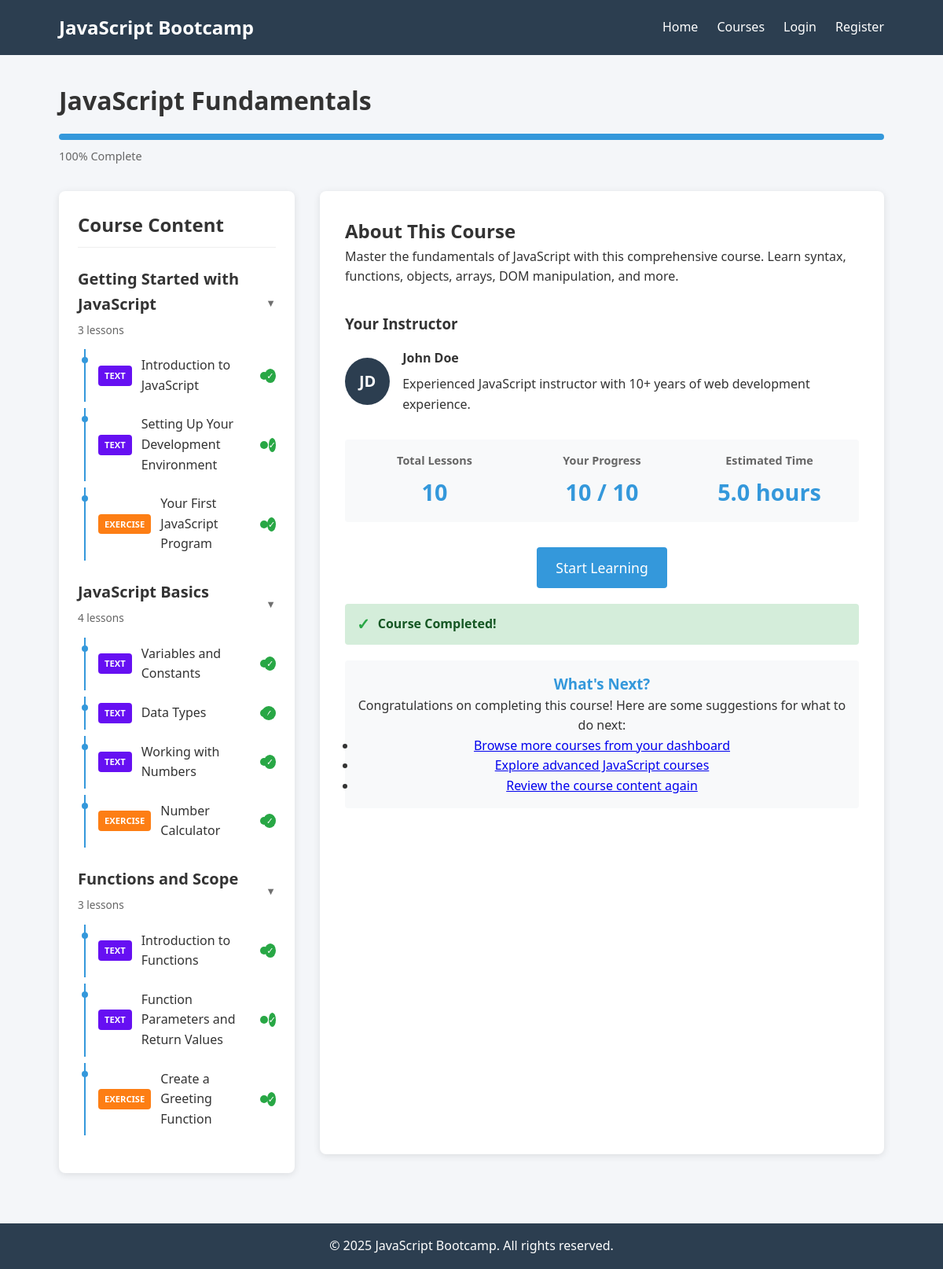
Page /courses/javascript-fundamentals/learn/ (signed in) on the committed database.
### courses/models.py (models this page shows, shortened)
class Course(models.Model):
    title = models.CharField(max_length=200)
    slug = models.SlugField(unique=True)
    description = models.TextField()
    instructor = models.ForeignKey(CustomUser, on_delete=models.CASCADE, related_name='courses')
    thumbnail = models.ImageField(upload_to='course_thumbnails/', blank=True, null=True)
    created_at = models.DateTimeField(auto_now_add=True)
    updated_at = models.DateTimeField(auto_now=True)
    is_published = models.BooleanField(default=False)

class Module(models.Model):
    course = models.ForeignKey(Course, on_delete=models.CASCADE, related_name='modules')
    title = models.CharField(max_length=200)
    description = models.TextField(blank=True)
    order = models.PositiveIntegerField(default=0)
    class Meta:
        ordering = ['order']

### lessons/models.py (models this page shows, shortened)
class Lesson(models.Model):
    LESSON_TYPES = (
        ('video', 'Video'),
        ('text', 'Text'),
        ('exercise', 'Exercise'),
        ('quiz', 'Quiz'),
    )
    module = models.ForeignKey(Module, on_delete=models.CASCADE, related_name='lessons')
    title = models.CharField(max_length=200)
    content = models.TextField()
    lesson_type = models.CharField(max_length=10, choices=LESSON_TYPES, default='text')
    order = models.PositiveIntegerField(default=0)
    class Meta:
        ordering = ['order']

### users/models.py (models this page shows, shortened)
class CustomUser(AbstractUser):
    is_student = models.BooleanField(default=True)
    is_instructor = models.BooleanField(default=False)
    bio = models.TextField(max_length=500, blank=True)
    profile_picture = models.ImageField(upload_to='profile_pics/', blank=True, null=True)

### lessons/views.py (the view)
# urls.py: path('courses/<slug:slug>/learn/', lesson_views.course_content, name='course-content'),
@login_required
def course_content(request, slug):
    course = get_object_or_404(Course, slug=slug, is_published=True)
    is_enrolled = Enrollment.objects.filter(
        student=request.user,
        course=course,
        is_active=True
    ).exists()
    if not is_enrolled and not request.user.is_instructor:
        return redirect('course-detail', slug=slug)
    modules = Module.objects.filter(course=course).prefetch_related('lessons')
    user_progress = UserProgress.objects.filter(
        user=request.user,
        lesson__module__course=course
    ).values_list('lesson_id', flat=True)
    total_lessons = Lesson.objects.filter(module__course=course).count()
    completed_lessons = len(user_progress)
    progress_percentage = 0
    if total_lessons > 0:
        progress_percentage = int((completed_lessons / total_lessons) * 100)
    first_lesson = None
    if modules.exists() and modules.first().lessons.exists():
        first_lesson = modules.first().lessons.first()
    first_incomplete_lesson = None
    if modules.exists():
        for module in modules:
            lessons = module.lessons.all()
            for lesson in lessons:
                if lesson.id not in user_progress:
                    first_incomplete_lesson = lesson
                    break
            if first_incomplete_lesson:
                break
    estimated_hours = total_lessons * 0.5  # Assume each lesson takes 30 minutes
    return render(request, 'lessons/course_content.html', {
        'course': course,
        'modules': modules,
        'user_progress': user_progress,
        'progress_percentage': progress_percentage,
        'first_lesson': first_lesson,  # Add this variable
        'first_incomplete_lesson': first_incomplete_lesson,  # Add this variable
        'total_lessons': total_lessons,
        'completed_lessons': completed_lessons,
        'estimated_hours': estimated_hours
    })

### templates/lessons/course_content.html (shortened to what this page needs)
{% extends 'base.html' %}
{% block extra_css %}
<link rel="stylesheet" href="/static/css/learning.css">
{% endblock %}
{% block content %}
<div class="learning-dashboard">
    <div class="dashboard-header">
        <h1>{{ course.title }}</h1>
        <div class="progress-container">
            <div class="progress-bar">
                <div class="progress" style="width: {{ progress_percentage }}%"></div>
            </div>
            <span class="progress-text">{{ progress_percentage }}% Complete</span>
        </div>
    </div>
    <div class="course-container">
        <div class="modules-sidebar">
            <h2>Course Content</h2>
            {% for module in modules %}
                <div class="module-item">
                    <div class="module-header">
                        <h3>{{ module.title }}</h3>
                        <span class="lesson-count">{{ module.lessons.count }} lessons</span>
                    </div>
                    <ul class="lessons-list">
                        {% for lesson in module.lessons.all %}
                            <li class="lesson-item {% if lesson.id in user_progress %}completed{% endif %}">
                                <a href="{% url 'lesson-detail' lesson.id %}">
                                    <span class="lesson-type {{ lesson.lesson_type }}">{{ lesson.lesson_type|title }}</span>
                                    <span class="lesson-title">{{ lesson.title }}</span>
                                    {% if lesson.id in user_progress %}
                                        <span class="completion-badge">✓</span>
                                    {% endif %}
                                </a>
                                {% if lesson.id in user_progress %}
                                    <div class="lesson-progress-indicator completed" title="Completed!"></div>
                                {% else %}
                                    <div class="lesson-progress-indicator" title="Not completed yet"></div>
                                {% endif %}
                            </li>
                        {% empty %}
                            <li class="no-lessons">No lessons available yet</li>
                        {% endfor %}
                    </ul>
                </div>
            {% empty %}
                <div class="empty-state">
                    <p>No modules available yet for this course.</p>
                </div>
            {% endfor %}
        </div>
        <div class="course-details card">
            <div class="course-info">
                <h2>About This Course</h2>
                <div class="course-description">
                    <p>{{ course.description }}</p>
                </div>
                <div class="instructor-info">
                    <h3>Your Instructor</h3>
                    <div class="instructor-profile">
                        {% if course.instructor.profile_picture %}
                            <img src="{{ course.instructor.profile_picture.url }}" alt="{{ course.instructor.get_full_name }}" class="instructor-avatar">
                        {% else %}
                            <div class="instructor-avatar-placeholder">{{ course.instructor.first_name|first }}{{ course.instructor.last_name|first }}</div>
                        {% endif %}
                        <div class="instructor-details">
                            <h4>{{ course.instructor.get_full_name|default:course.instructor.username }}</h4>
                            <p>{{ course.instructor.bio|truncatewords:30 }}</p>
                        </div>
                    </div>
                </div>
                <div class="course-stats">
                    <div class="stat-item">
                        <h4>Total Lessons</h4>
                        <span class="stat-value">{{ total_lessons }}</span>
                    </div>
                    <div class="stat-item">
                        <h4>Your Progress</h4>
                        <span class="stat-value">{{ completed_lessons }} / {{ total_lessons }}</span>
                    </div>
                    <div class="stat-item">
                        <h4>Estimated Time</h4>
                        <span class="stat-value">{{ estimated_hours|default:"5" }} hours</span>
                    </div>
                </div>
            </div>
            <div class="course-cta">
                {% if modules.0.lessons.all.0 %}
                    {% if first_incomplete_lesson %}
                        <a href="{% url 'lesson-detail' first_incomplete_lesson.id %}" class="btn btn-primary">Continue Learning</a>
                    {% else %}
                        <a href="{% url 'lesson-detail' modules.0.lessons.all.0.id %}" class="btn">Start Learning</a>
                    {% endif %}
                {% else %}
                    <p>No lessons available yet. Check back soon!</p>
                {% endif %}
                {% if progress_percentage == 100 %}
                    <div class="course-completed-badge">
                        <span class="checkmark">✓</span> Course Completed!
                    </div>
                    <div class="next-steps">
                        <h3>What's Next?</h3>
                        <p>Congratulations on completing this course! Here are some suggestions for what to do next:</p>
                        <ul>
                            <li><a href="{% url 'dashboard' %}">Browse more courses from your dashboard</a></li>
                            <li><a href="{% url 'course-list' %}">Explore advanced JavaScript courses</a></li>
                            <li><a href="{% url 'lesson-detail' first_lesson.id %}">Review the course content again</a></li>
                        </ul>
                    </div>
                {% endif %}
            </div>
        </div>
    </div>
</div>
{% endblock %}

### static/css/styles.css (style rules this page uses)
:root { --primary-color: #3498db; --secondary-color: #2c3e50; --accent-color: #e74c3c; --light-bg: #f4f6f9; --dark-text: #333; --light-text: #fff; }
* { margin: 0; padding: 0; box-sizing: border-box; }
body { font-family: 'Segoe UI', Tahoma, Geneva, Verdana, sans-serif; line-height: 1.6; color: var(--dark-text); background-color: var(--light-bg); }
.card { background-color: white; border-radius: 8px; box-shadow: 0 2px 10px rgba(0, 0, 0, 0.1); padding: 1.5rem; margin-bottom: 1.5rem; }
.btn { display: inline-block; padding: 0.5rem 1rem; background-color: var(--primary-color); color: var(--light-text); border: none; border-radius: 4px; cursor: pointer; text-decoration: none; font-size: 1rem; transition: background-color 0.3s; }

### static/css/learning.css (style rules this page uses)
.learning-dashboard { margin-bottom: 2rem; }
.dashboard-header { margin-bottom: 2rem; }
.progress-container { margin-top: 1rem; }
.progress-bar { height: 8px; background-color: #e9ecef; border-radius: 4px; overflow: hidden; margin-bottom: 0.5rem; }
.progress { height: 100%; background-color: var(--primary-color); transition: width 0.3s ease; }
.progress-text { font-size: 0.9rem; color: #666; }
.course-container { display: grid; grid-template-columns: 300px 1fr; gap: 2rem; }
.modules-sidebar { background-color: white; border-radius: 8px; box-shadow: 0 2px 10px rgba(0, 0, 0, 0.1); padding: 1.5rem; }
.modules-sidebar h2 { margin-bottom: 1.5rem; padding-bottom: 0.5rem; border-bottom: 1px solid #eee; }
.module-item { margin-bottom: 1.5rem; }
.module-header { margin-bottom: 0.75rem; }
.module-header h3 { margin-bottom: 0.25rem; font-size: 1.25rem; }
.lesson-count { font-size: 0.85rem; color: #666; }
.lessons-list { list-style: none; padding-left: 0.5rem; }
.lesson-item { margin-bottom: 0.5rem; border-left: 2px solid #ddd; padding-left: 1rem; position: relative; }
.lesson-item:before { content: ''; position: absolute; left: -5px; top: 10px; width: 8px; height: 8px; background-color: #ddd; border-radius: 50%; }
.lesson-item.completed { border-left: 2px solid var(--primary-color); }
.lesson-item.completed:before { background-color: var(--primary-color); }
.lesson-item a { display: flex; align-items: center; text-decoration: none; color: var(--dark-text); padding: 0.5rem 0; }
.lesson-type { flex-shrink: 0; margin-right: 0.75rem; padding: 0.25rem 0.5rem; border-radius: 4px; font-size: 0.7rem; text-transform: uppercase; font-weight: 600; }
.lesson-type.text { background-color: #6610f2; color: white; }
.lesson-type.exercise { background-color: #fd7e14; color: white; }
.lesson-title { flex-grow: 1; }
.completion-badge { margin-left: 0.5rem; background-color: #28a745; color: white; width: 18px; height: 18px; display: flex; align-items: center; justify-content: center; border-radius: 50%; font-size: 0.7rem; }
.course-details { padding: 2rem; }
.course-description { margin-bottom: 2rem; }
.instructor-info { margin-bottom: 2rem; }
.instructor-profile { display: flex; align-items: center; margin-top: 1rem; }
.instructor-avatar-placeholder { width: 60px; height: 60px; border-radius: 50%; background-color: var(--secondary-color); color: white; display: flex; align-items: center; justify-content: center; font-size: 1.25rem; font-weight: bold; margin-right: 1rem; }
.instructor-details h4 { margin-bottom: 0.5rem; }
.course-cta { text-align: center; margin-top: 2rem; }
.course-cta .btn { padding: 0.75rem 1.5rem; font-size: 1.1rem; }

### rows in the picture
Course: title "JavaScript Fundamentals", description "Master the fundamentals of JavaScript with this comprehensive course. Learn syntax, functions, objects, arrays, DOM manipulation, and more.", instructor.first_name|first "J", instructor.last_name|first "D", instructor.get_full_name "John Doe", instructor.bio "Experienced JavaScript instructor with 10+ years of web development experience."
Module: title "Getting Started with JavaScript", lessons.count "3"
Lesson: lesson_type "TEXT", title "Introduction to JavaScript"
Lesson: lesson_type "TEXT", title "Setting Up Your Development Environment"
Lesson: lesson_type "EXERCISE", title "Your First JavaScript Program"
Module: title "JavaScript Basics", lessons.count "4"
Lesson: lesson_type "TEXT", title "Variables and Constants"
Lesson: lesson_type "TEXT", title "Data Types"
Lesson: lesson_type "TEXT", title "Working with Numbers"
Lesson: lesson_type "EXERCISE", title "Number Calculator"
Module: title "Functions and Scope", lessons.count "3"
Lesson: lesson_type "TEXT", title "Introduction to Functions"
Lesson: lesson_type "TEXT", title "Function Parameters and Return Values"
Lesson: lesson_type "EXERCISE", title "Create a Greeting Function"

### other values in the picture
{{ progress_percentage }} "100"
{{ total_lessons }} "10"
{{ completed_lessons }} "10"
{{ estimated_hours|default:"5" }} "5.0"
